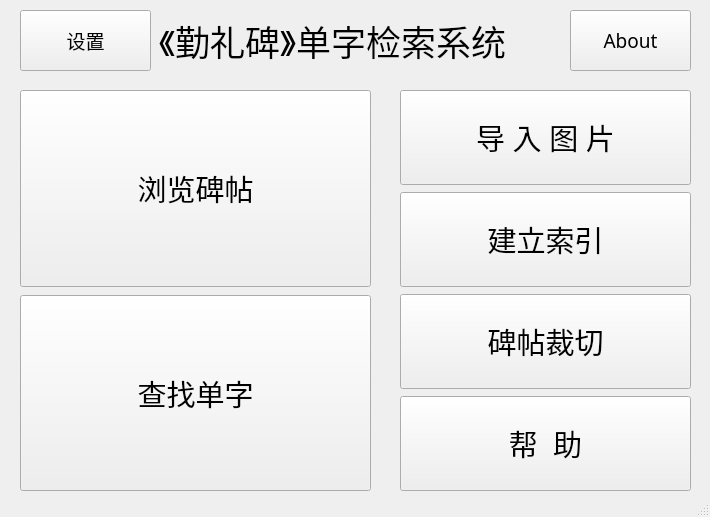
<?xml version="1.0" encoding="UTF-8"?>
<ui version="4.0">
 <class>MainWindow</class>
 <widget class="QMainWindow" name="MainWindow">
  <property name="geometry">
   <rect>
    <x>0</x>
    <y>0</y>
    <width>710</width>
    <height>517</height>
   </rect>
  </property>
  <property name="windowTitle">
   <string>MainWindow</string>
  </property>
  <widget class="QWidget" name="centralwidget">
   <widget class="QPushButton" name="pushButton_6">
    <property name="geometry">
     <rect>
      <x>570</x>
      <y>10</y>
      <width>121</width>
      <height>61</height>
     </rect>
    </property>
    <property name="font">
     <font>
      <family>幼圆</family>
      <pointsize>14</pointsize>
     </font>
    </property>
    <property name="text">
     <string>About</string>
    </property>
   </widget>
   <widget class="QLabel" name="label">
    <property name="enabled">
     <bool>true</bool>
    </property>
    <property name="geometry">
     <rect>
      <x>150</x>
      <y>10</y>
      <width>421</width>
      <height>61</height>
     </rect>
    </property>
    <property name="font">
     <font>
      <family>叶根友毛笔行书2.0版</family>
      <pointsize>26</pointsize>
     </font>
    </property>
    <property name="text">
     <string> 《勤礼碑》单字检索系统</string>
    </property>
   </widget>
   <widget class="QPushButton" name="pushButton_7">
    <property name="geometry">
     <rect>
      <x>20</x>
      <y>10</y>
      <width>131</width>
      <height>61</height>
     </rect>
    </property>
    <property name="font">
     <font>
      <family>幼圆</family>
      <pointsize>14</pointsize>
     </font>
    </property>
    <property name="text">
     <string>设置</string>
    </property>
   </widget>
   <widget class="QWidget" name="layoutWidget">
    <property name="geometry">
     <rect>
      <x>20</x>
      <y>90</y>
      <width>351</width>
      <height>401</height>
     </rect>
    </property>
    <layout class="QGridLayout" name="gridLayout_2">
     <property name="verticalSpacing">
      <number>8</number>
     </property>
     <item row="1" column="0">
      <widget class="QPushButton" name="pushButton_5">
       <property name="sizePolicy">
        <sizepolicy hsizetype="Minimum" vsizetype="Minimum">
         <horstretch>0</horstretch>
         <verstretch>0</verstretch>
        </sizepolicy>
       </property>
       <property name="font">
        <font>
         <family>方正姚体</family>
         <pointsize>22</pointsize>
        </font>
       </property>
       <property name="text">
        <string>查找单字</string>
       </property>
      </widget>
     </item>
     <item row="0" column="0">
      <widget class="QPushButton" name="pushButton_2">
       <property name="enabled">
        <bool>true</bool>
       </property>
       <property name="sizePolicy">
        <sizepolicy hsizetype="Minimum" vsizetype="Minimum">
         <horstretch>0</horstretch>
         <verstretch>0</verstretch>
        </sizepolicy>
       </property>
       <property name="font">
        <font>
         <family>方正姚体</family>
         <pointsize>22</pointsize>
        </font>
       </property>
       <property name="text">
        <string>浏览碑帖</string>
       </property>
      </widget>
     </item>
    </layout>
    <zorder>pushButton_2</zorder>
    <zorder>pushButton_5</zorder>
   </widget>
   <widget class="QWidget" name="layoutWidget">
    <property name="geometry">
     <rect>
      <x>400</x>
      <y>90</y>
      <width>291</width>
      <height>401</height>
     </rect>
    </property>
    <layout class="QVBoxLayout" name="verticalLayout">
     <property name="spacing">
      <number>7</number>
     </property>
     <item>
      <widget class="QPushButton" name="pushButton_3">
       <property name="sizePolicy">
        <sizepolicy hsizetype="Minimum" vsizetype="Minimum">
         <horstretch>0</horstretch>
         <verstretch>0</verstretch>
        </sizepolicy>
       </property>
       <property name="font">
        <font>
         <family>方正姚体</family>
         <pointsize>22</pointsize>
        </font>
       </property>
       <property name="text">
        <string>导 入 图 片</string>
       </property>
      </widget>
     </item>
     <item>
      <widget class="QPushButton" name="pushButton_4">
       <property name="sizePolicy">
        <sizepolicy hsizetype="Minimum" vsizetype="Minimum">
         <horstretch>0</horstretch>
         <verstretch>0</verstretch>
        </sizepolicy>
       </property>
       <property name="font">
        <font>
         <family>方正姚体</family>
         <pointsize>22</pointsize>
        </font>
       </property>
       <property name="text">
        <string>建立索引</string>
       </property>
      </widget>
     </item>
     <item>
      <widget class="QPushButton" name="pushButton">
       <property name="sizePolicy">
        <sizepolicy hsizetype="Minimum" vsizetype="Minimum">
         <horstretch>0</horstretch>
         <verstretch>0</verstretch>
        </sizepolicy>
       </property>
       <property name="font">
        <font>
         <family>方正姚体</family>
         <pointsize>22</pointsize>
        </font>
       </property>
       <property name="text">
        <string>碑帖裁切</string>
       </property>
      </widget>
     </item>
     <item>
      <widget class="QPushButton" name="pushButton_8">
       <property name="sizePolicy">
        <sizepolicy hsizetype="Minimum" vsizetype="Minimum">
         <horstretch>0</horstretch>
         <verstretch>0</verstretch>
        </sizepolicy>
       </property>
       <property name="font">
        <font>
         <family>方正姚体</family>
         <pointsize>22</pointsize>
        </font>
       </property>
       <property name="text">
        <string>帮  助</string>
       </property>
      </widget>
     </item>
    </layout>
   </widget>
   <zorder>layoutWidget</zorder>
   <zorder>layoutWidget</zorder>
   <zorder>pushButton_6</zorder>
   <zorder>pushButton_7</zorder>
   <zorder>label</zorder>
  </widget>
  <widget class="QStatusBar" name="statusbar"/>
 </widget>
 <resources/>
 <connections/>
</ui>
